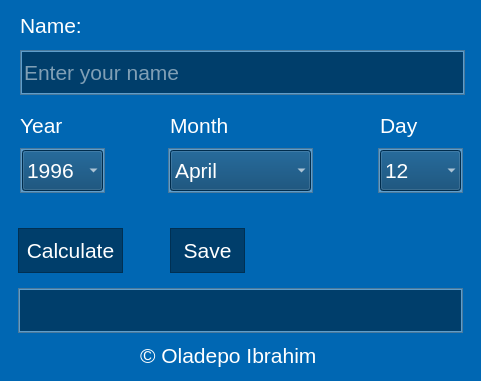
<?xml version="1.0" encoding="UTF-8"?>
<ui version="4.0">
 <class>Dialog</class>
 <widget class="QDialog" name="Dialog">
  <property name="geometry">
   <rect>
    <x>0</x>
    <y>0</y>
    <width>481</width>
    <height>381</height>
   </rect>
  </property>
  <property name="font">
   <font>
    <pointsize>16</pointsize>
   </font>
  </property>
  <property name="windowTitle">
   <string>AGE CALCULATOR</string>
  </property>
  <property name="autoFillBackground">
   <bool>false</bool>
  </property>
  <property name="styleSheet">
   <string notr="true">background-color: rgb(0, 103, 179);</string>
  </property>
  <property name="modal">
   <bool>false</bool>
  </property>
  <widget class="QLabel" name="yearLabel">
   <property name="geometry">
    <rect>
     <x>20</x>
     <y>110</y>
     <width>51</width>
     <height>31</height>
    </rect>
   </property>
   <property name="font">
    <font>
     <family>MS Shell Dlg 2</family>
     <pointsize>16</pointsize>
     <weight>50</weight>
     <bold>false</bold>
    </font>
   </property>
   <property name="styleSheet">
    <string notr="true">color: rgb(255, 255, 255);</string>
   </property>
   <property name="text">
    <string>Year</string>
   </property>
   <property name="alignment">
    <set>Qt::AlignLeading|Qt::AlignLeft|Qt::AlignVCenter</set>
   </property>
  </widget>
  <widget class="QLabel" name="monthLabel">
   <property name="geometry">
    <rect>
     <x>170</x>
     <y>110</y>
     <width>71</width>
     <height>31</height>
    </rect>
   </property>
   <property name="font">
    <font>
     <family>MS Shell Dlg 2</family>
     <pointsize>16</pointsize>
     <weight>50</weight>
     <bold>false</bold>
    </font>
   </property>
   <property name="styleSheet">
    <string notr="true">color: rgb(255, 255, 255);</string>
   </property>
   <property name="text">
    <string>Month</string>
   </property>
   <property name="alignment">
    <set>Qt::AlignLeading|Qt::AlignLeft|Qt::AlignVCenter</set>
   </property>
  </widget>
  <widget class="QLabel" name="dayLabel">
   <property name="geometry">
    <rect>
     <x>380</x>
     <y>110</y>
     <width>51</width>
     <height>31</height>
    </rect>
   </property>
   <property name="font">
    <font>
     <family>MS Shell Dlg 2</family>
     <pointsize>16</pointsize>
     <weight>50</weight>
     <bold>false</bold>
    </font>
   </property>
   <property name="styleSheet">
    <string notr="true">color: rgb(255, 255, 255);
</string>
   </property>
   <property name="text">
    <string>Day</string>
   </property>
   <property name="alignment">
    <set>Qt::AlignLeading|Qt::AlignLeft|Qt::AlignVCenter</set>
   </property>
  </widget>
  <widget class="QLabel" name="nameLabel">
   <property name="geometry">
    <rect>
     <x>20</x>
     <y>10</y>
     <width>71</width>
     <height>31</height>
    </rect>
   </property>
   <property name="font">
    <font>
     <family>MS Shell Dlg 2</family>
     <pointsize>16</pointsize>
     <weight>50</weight>
     <italic>false</italic>
     <bold>false</bold>
    </font>
   </property>
   <property name="styleSheet">
    <string notr="true">color: rgb(255, 255, 255)</string>
   </property>
   <property name="text">
    <string>Name:</string>
   </property>
   <property name="alignment">
    <set>Qt::AlignLeading|Qt::AlignLeft|Qt::AlignVCenter</set>
   </property>
  </widget>
  <widget class="QFrame" name="nameFrame">
   <property name="geometry">
    <rect>
     <x>20</x>
     <y>50</y>
     <width>445</width>
     <height>45</height>
    </rect>
   </property>
   <property name="styleSheet">
    <string notr="true">background-color: rgb(95, 157, 202);</string>
   </property>
   <property name="frameShape">
    <enum>QFrame::StyledPanel</enum>
   </property>
   <property name="frameShadow">
    <enum>QFrame::Raised</enum>
   </property>
   <widget class="QLineEdit" name="nameLineEdit">
    <property name="geometry">
     <rect>
      <x>2</x>
      <y>2</y>
      <width>441</width>
      <height>41</height>
     </rect>
    </property>
    <property name="font">
     <font>
      <pointsize>16</pointsize>
     </font>
    </property>
    <property name="autoFillBackground">
     <bool>false</bool>
    </property>
    <property name="styleSheet">
     <string notr="true">background-color: rgb(0, 62, 107);
color: rgb(255, 255, 255);</string>
    </property>
    <property name="frame">
     <bool>false</bool>
    </property>
    <property name="placeholderText">
     <string>Enter your name</string>
    </property>
   </widget>
  </widget>
  <widget class="QFrame" name="yearFrame">
   <property name="geometry">
    <rect>
     <x>20</x>
     <y>148</y>
     <width>85</width>
     <height>45</height>
    </rect>
   </property>
   <property name="font">
    <font>
     <pointsize>16</pointsize>
    </font>
   </property>
   <property name="styleSheet">
    <string notr="true">background-color: rgb(95, 157, 202);</string>
   </property>
   <property name="frameShape">
    <enum>QFrame::StyledPanel</enum>
   </property>
   <property name="frameShadow">
    <enum>QFrame::Raised</enum>
   </property>
   <widget class="QComboBox" name="yearComboBox">
    <property name="geometry">
     <rect>
      <x>2</x>
      <y>2</y>
      <width>81</width>
      <height>41</height>
     </rect>
    </property>
    <property name="font">
     <font>
      <pointsize>16</pointsize>
     </font>
    </property>
    <property name="styleSheet">
     <string notr="true">background-color: rgb(0, 62, 107);
color: rgb(255, 255, 255);</string>
    </property>
    <property name="frame">
     <bool>false</bool>
    </property>
    <item>
     <property name="text">
      <string>1996</string>
     </property>
    </item>
    <item>
     <property name="text">
      <string>1997</string>
     </property>
    </item>
    <item>
     <property name="text">
      <string>1998</string>
     </property>
    </item>
   </widget>
  </widget>
  <widget class="QFrame" name="dayFrame">
   <property name="geometry">
    <rect>
     <x>378</x>
     <y>148</y>
     <width>85</width>
     <height>45</height>
    </rect>
   </property>
   <property name="font">
    <font>
     <pointsize>16</pointsize>
    </font>
   </property>
   <property name="styleSheet">
    <string notr="true">background-color: rgb(95, 157, 202);</string>
   </property>
   <property name="frameShape">
    <enum>QFrame::StyledPanel</enum>
   </property>
   <property name="frameShadow">
    <enum>QFrame::Raised</enum>
   </property>
   <widget class="QComboBox" name="dayComboBox">
    <property name="geometry">
     <rect>
      <x>2</x>
      <y>2</y>
      <width>81</width>
      <height>41</height>
     </rect>
    </property>
    <property name="font">
     <font>
      <pointsize>16</pointsize>
     </font>
    </property>
    <property name="styleSheet">
     <string notr="true">background-color: rgb(0, 62, 107);
color: rgb(255, 255, 255);</string>
    </property>
    <property name="frame">
     <bool>false</bool>
    </property>
    <item>
     <property name="text">
      <string>12</string>
     </property>
    </item>
    <item>
     <property name="text">
      <string>13</string>
     </property>
    </item>
    <item>
     <property name="text">
      <string>14</string>
     </property>
    </item>
    <item>
     <property name="text">
      <string>15</string>
     </property>
    </item>
   </widget>
  </widget>
  <widget class="QFrame" name="monthFrame">
   <property name="geometry">
    <rect>
     <x>168</x>
     <y>148</y>
     <width>145</width>
     <height>45</height>
    </rect>
   </property>
   <property name="font">
    <font>
     <pointsize>16</pointsize>
    </font>
   </property>
   <property name="styleSheet">
    <string notr="true">background-color: rgb(95, 157, 202);</string>
   </property>
   <property name="frameShape">
    <enum>QFrame::StyledPanel</enum>
   </property>
   <property name="frameShadow">
    <enum>QFrame::Raised</enum>
   </property>
   <widget class="QComboBox" name="monthComboBox">
    <property name="geometry">
     <rect>
      <x>2</x>
      <y>2</y>
      <width>141</width>
      <height>41</height>
     </rect>
    </property>
    <property name="font">
     <font>
      <pointsize>16</pointsize>
     </font>
    </property>
    <property name="styleSheet">
     <string notr="true">background-color: rgb(0, 62, 107);
color: rgb(255, 255, 255);</string>
    </property>
    <property name="currentText">
     <string>April</string>
    </property>
    <property name="frame">
     <bool>false</bool>
    </property>
    <item>
     <property name="text">
      <string>April</string>
     </property>
    </item>
    <item>
     <property name="text">
      <string>May</string>
     </property>
    </item>
    <item>
     <property name="text">
      <string>June</string>
     </property>
    </item>
   </widget>
  </widget>
  <widget class="QFrame" name="calculateFrame">
   <property name="geometry">
    <rect>
     <x>18</x>
     <y>228</y>
     <width>105</width>
     <height>45</height>
    </rect>
   </property>
   <property name="font">
    <font>
     <pointsize>16</pointsize>
    </font>
   </property>
   <property name="styleSheet">
    <string notr="true">background-color: rgb(0, 62, 107);</string>
   </property>
   <property name="frameShape">
    <enum>QFrame::StyledPanel</enum>
   </property>
   <property name="frameShadow">
    <enum>QFrame::Raised</enum>
   </property>
   <widget class="QPushButton" name="calculateButton">
    <property name="geometry">
     <rect>
      <x>2</x>
      <y>2</y>
      <width>101</width>
      <height>41</height>
     </rect>
    </property>
    <property name="font">
     <font>
      <family>MS Shell Dlg 2</family>
      <pointsize>16</pointsize>
      <weight>50</weight>
      <bold>false</bold>
     </font>
    </property>
    <property name="styleSheet">
     <string notr="true">color: rgb(255, 255, 255);</string>
    </property>
    <property name="text">
     <string>Calculate</string>
    </property>
    <property name="autoDefault">
     <bool>false</bool>
    </property>
    <property name="default">
     <bool>false</bool>
    </property>
    <property name="flat">
     <bool>true</bool>
    </property>
   </widget>
  </widget>
  <widget class="QFrame" name="displayFrame">
   <property name="geometry">
    <rect>
     <x>18</x>
     <y>288</y>
     <width>445</width>
     <height>45</height>
    </rect>
   </property>
   <property name="styleSheet">
    <string notr="true">background-color: rgb(95, 157, 202);</string>
   </property>
   <property name="frameShape">
    <enum>QFrame::StyledPanel</enum>
   </property>
   <property name="frameShadow">
    <enum>QFrame::Raised</enum>
   </property>
   <widget class="QLineEdit" name="displayLineEdit">
    <property name="geometry">
     <rect>
      <x>2</x>
      <y>2</y>
      <width>441</width>
      <height>41</height>
     </rect>
    </property>
    <property name="font">
     <font>
      <pointsize>16</pointsize>
     </font>
    </property>
    <property name="autoFillBackground">
     <bool>false</bool>
    </property>
    <property name="styleSheet">
     <string notr="true">background-color: rgb(0, 62, 107);
color: rgb(255, 255, 255);</string>
    </property>
    <property name="frame">
     <bool>false</bool>
    </property>
    <property name="placeholderText">
     <string/>
    </property>
   </widget>
  </widget>
  <widget class="QFrame" name="saveFrame">
   <property name="geometry">
    <rect>
     <x>170</x>
     <y>228</y>
     <width>75</width>
     <height>45</height>
    </rect>
   </property>
   <property name="font">
    <font>
     <pointsize>16</pointsize>
    </font>
   </property>
   <property name="styleSheet">
    <string notr="true">background-color: rgb(0, 62, 107);</string>
   </property>
   <property name="frameShape">
    <enum>QFrame::StyledPanel</enum>
   </property>
   <property name="frameShadow">
    <enum>QFrame::Raised</enum>
   </property>
   <widget class="QPushButton" name="saveButton">
    <property name="geometry">
     <rect>
      <x>2</x>
      <y>2</y>
      <width>71</width>
      <height>41</height>
     </rect>
    </property>
    <property name="font">
     <font>
      <family>MS Shell Dlg 2</family>
      <pointsize>16</pointsize>
      <weight>50</weight>
      <bold>false</bold>
      <kerning>true</kerning>
     </font>
    </property>
    <property name="styleSheet">
     <string notr="true">color: rgb(255, 255, 255);</string>
    </property>
    <property name="text">
     <string>Save</string>
    </property>
    <property name="autoDefault">
     <bool>false</bool>
    </property>
    <property name="default">
     <bool>false</bool>
    </property>
    <property name="flat">
     <bool>true</bool>
    </property>
   </widget>
  </widget>
  <widget class="QLabel" name="copyrightLabel">
   <property name="geometry">
    <rect>
     <x>140</x>
     <y>340</y>
     <width>191</width>
     <height>31</height>
    </rect>
   </property>
   <property name="font">
    <font>
     <pointsize>16</pointsize>
    </font>
   </property>
   <property name="styleSheet">
    <string notr="true">color: rgb(255, 255, 255)</string>
   </property>
   <property name="text">
    <string>© Oladepo Ibrahim</string>
   </property>
  </widget>
  <zorder>saveFrame</zorder>
  <zorder>displayFrame</zorder>
  <zorder>calculateFrame</zorder>
  <zorder>monthFrame</zorder>
  <zorder>dayFrame</zorder>
  <zorder>yearFrame</zorder>
  <zorder>nameFrame</zorder>
  <zorder>yearLabel</zorder>
  <zorder>monthLabel</zorder>
  <zorder>dayLabel</zorder>
  <zorder>nameLabel</zorder>
  <zorder>copyrightLabel</zorder>
 </widget>
 <resources/>
 <connections/>
</ui>
